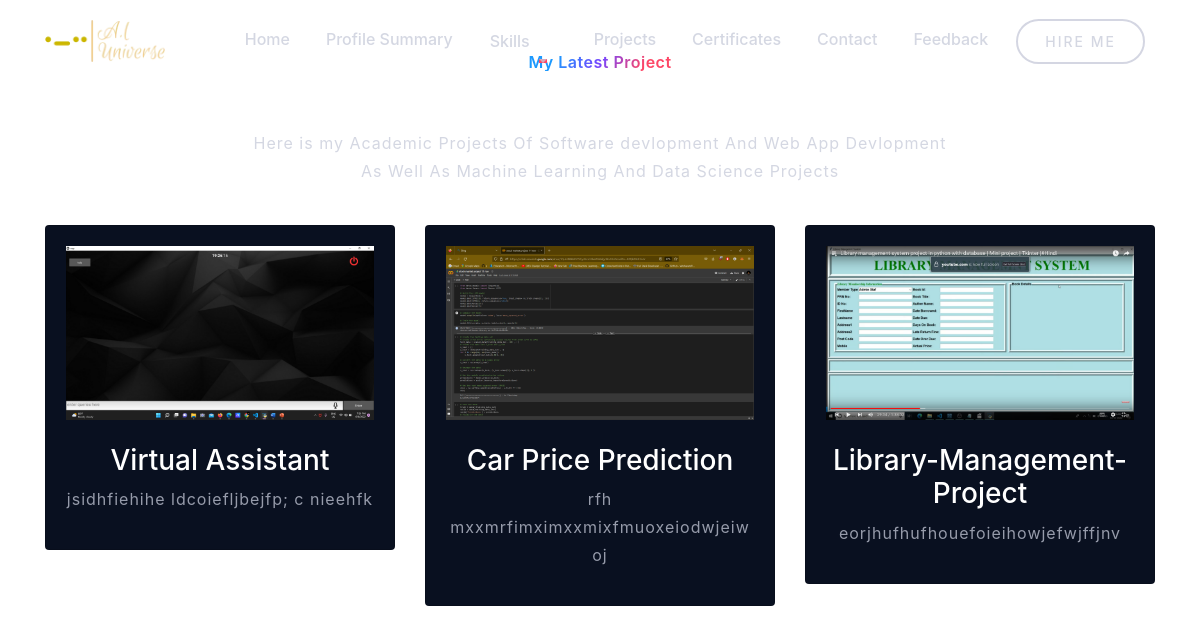
Screenshot of /project with the database file from the repository.
### PF/models.py (models this page shows, shortened)
class Project(models.Model):
    title = models.CharField(max_length=200)
    description = models.TextField()
    image = models.ImageField(upload_to='images/')
    url = models.URLField(blank=True)

### PF/views.py (the view)
# urls.py: path('project',views.project,name='project'),
def project(request):
    projects = Project.objects.all()
    return render(request, 'project.html', {'projects': projects})

### PF/templates/project.html
{% extends 'base.html' %}
{% block body %}
<section id="services" class="services_wrapper">
    <div class="container">
        <div class="row">
            <div class="col-sm-12 text-center mb-4">
                <span class="subtitle">My Latest Project </span>
                <h2>My Certificates</h2>
                <p>Here is my Academic Projects Of Software devlopment And Web App Devlopment<br class="d-none d-md-block">
                    As Well As Machine Learning And Data Science Projects</p>
            </div>
        </div>
        <div class="row">
            {% for project in projects %}
            <div class="col-lg-4 col-md-6 mb-4">
                <div class="card">
                    <div class="card-body text-md-start text-center">
                        {% if project.image %}
                        <img src="{{project.image.url}}" alt="service" class="img-fluid mb-4">
                        {% endif %}
                        <h3>{{project.title}}</h3>
                        <p>{{project.description}}</p>
                    </div>
                </div>
            </div>
            {% endfor %}
        </div>
    </div>
  </section>
{% endblock body %}

### PF/static/style.css (style rules this page uses)
* { box-sizing: border-box; margin: 0; padding: 0; }
:root { --primary-color: #FD4766; --secondary-color: #0e1525; --bg-dark-blue: #091020; --bg-white: #fff; --gray-color: #c6c9d8bf; --gradient-color: linear-gradient(-224deg, var(--primary-color) 0, #337DFF 100%); --gradient-text: linear-gradient(120deg, #1C99FE 20.69%, #7644FF 50.19%, var(--primary-color) 79.69%); filter: progid:DXImageTransform.Microsoft.gradient(startColorstr='var(--primary-color)', endColorstr='var(--secondary-color)', GradientType=1); --primary-font:'Poppins', sans-serif; --primary-text: #FD4766; --text-gray: #c6c9d8bf; --text-white: #fff; }
body { font-family: var(--primary-font); background-color: var(--secondary-color); }
section { padding: 50px 0; }
h2 { font-size: 50px; line-height: 1.3; font-weight: 600; color: var(--text-white); margin-bottom: 15px; }
h3 { margin-bottom: 19px; font-weight: 600; font-size: 20px; color: var(--text-white); }
p { color: var(--text-gray); font-size: 16px; line-height: 28px; letter-spacing: 1px; font-weight: 400; }
.subtitle { display: inline-block; font-weight: 600; letter-spacing: 0.5px; line-height: 18px; font-size: 16px; margin-bottom: 12px; background: var(--primary-color); background: var(--gradient-text); -webkit-background-clip: text; -webkit-text-fill-color: transparent; }
.services_wrapper .card { background-color: var(--bg-dark-blue); cursor: pointer; transition: transform 0.65s cubic-bezier(0.05, 0.2, 0.1, 1); box-shadow: 0.65s cubic-bezier(0.05, 0.2, 0.1, 1); }

### rows the page displays
Project: image (picture), title "Virtual Assistant", description "jsidhfiehihe ldcoiefljbejfp; c nieehfk"
Project: image (picture), title "Car Price Prediction", description "rfh mxxmrfimximxxmixfmuoxeiodwjeiwoj"
Project: image (picture), title "Library-Management-Project", description "eorjhufhufhouefoieihowjefwjffjnv"
